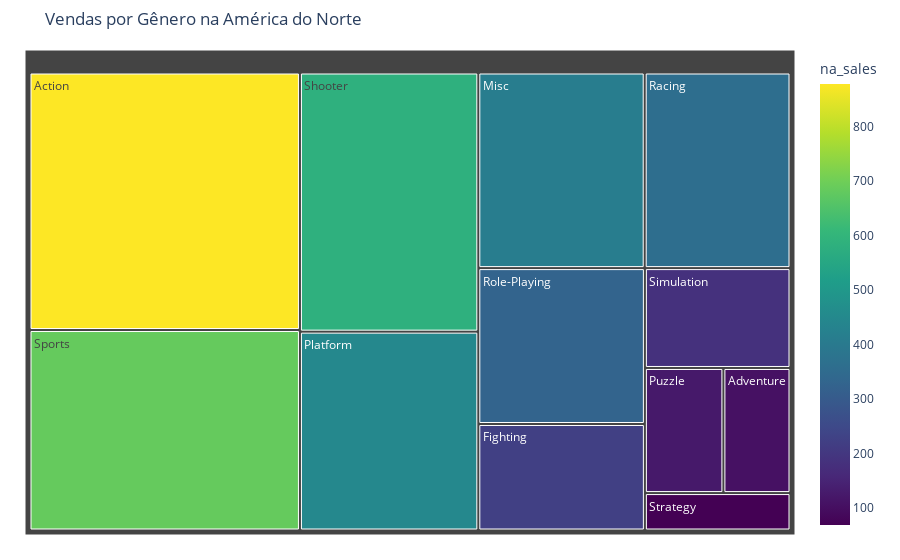

Notebook cell for this chart:
### Markdown cell above
## Vendas por Gênero

### Code cell
genre_na = df.groupby('genre')['na_sales'].sum().reset_index()

fig = px.treemap(
    genre_na,
    path=['genre'],
    values='na_sales',
    color='na_sales',
    color_continuous_scale='viridis',
    title='Vendas por Gênero na América do Norte'
)

fig.update_traces()
fig.update_layout(margin=dict(t=50, l=25, r=25, b=25))
fig.show()

### Figure 1 — Plotly figure (JSON) as saved in the notebook; plotly's stock layout.template omitted (floating-point values rounded to 4 significant figures)
{"data": [{"branchvalues": "total", "customdata": [[877.8], [105.8], [223.6], [410.2], [447.1], [123.8], [359.4], [327.3], [582.6], [183.3], [683.4], [68.7]], "domain": {"x": [0, 1], "y": [0, 1]}, "hovertemplate": "labels=%{label}<br>na_sales_sum=%{value}<br>parent=%{parent}<br>id=%{id}<br>na_sales=%{color}<extra></extra>", "ids": ["Action", "Adventure", "Fighting", "Misc", "Platform", "Puzzle", "Racing", "Role-Playing", "Shooter", "Simulation", "Sports", "Strategy"], "labels": ["Action", "Adventure", "Fighting", "Misc", "Platform", "Puzzle", "Racing", "Role-Playing", "Shooter", "Simulation", "Sports", "Strategy"], "marker": {"coloraxis": "coloraxis", "colors": [877.8, 105.8, 223.6, 410.2, 447.1, 123.8, 359.4, 327.3, 582.6, 183.3, 683.4, 68.7]}, "name": "", "parents": ["", "", "", "", "", "", "", "", "", "", "", ""], "type": "treemap", "values": [877.8, 105.8, 223.6, 410.2, 447.1, 123.8, 359.4, 327.3, 582.6, 183.3, 683.4, 68.7]}], "layout": {"coloraxis": {"colorbar": {"title": {"text": "na_sales"}}, "colorscale": [[0, "#440154"], [0.1111, "#482878"], [0.2222, "#3e4989"], [0.3333, "#31688e"], [0.4444, "#26828e"], [0.5556, "#1f9e89"], [0.6667, "#35b779"], [0.7778, "#6ece58"], [0.8889, "#b5de2b"], [1, "#fde725"]]}, "legend": {"tracegroupgap": 0}, "margin": {"b": 25, "l": 25, "r": 25, "t": 50}, "title": {"text": "Vendas por Gênero na América do Norte"}}}
